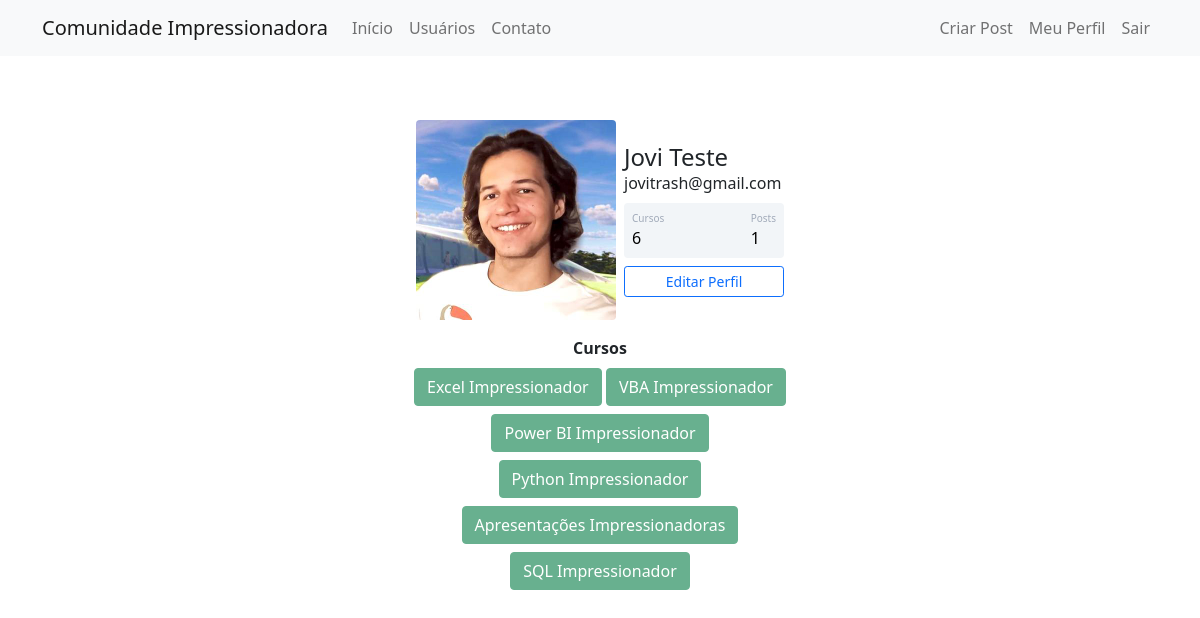
The page /perfil (signed in) on the database its author committed.
### comunidadeimpressionadora/models.py (models this page shows)
class Usuario(database.Model, UserMixin):
    id = database.Column(database.Integer, primary_key=True)
    username = database.Column(database.String, nullable=False)
    email = database.Column(database.String, nullable=False, unique=True)
    senha = database.Column(database.String, nullable=False)
    foto_perfil = database.Column(database.String, default='default.jpg')
    posts = database.relationship('Post', backref='autor', lazy=True)
    cursos = database.Column(database.String, nullable=False, default='Não Informado')
    def contar_posts(self):
        return len(self.posts)

### comunidadeimpressionadora/routes.py (the view)
@app.route('/perfil')
@login_required
def perfil():
    foto_perfil = url_for('static', filename='fotos_perfil/{}'.format(current_user.foto_perfil))
    return render_template('perfil.html', foto_perfil=foto_perfil)

### comunidadeimpressionadora/models.py (called while the page is built)
@login_manager.user_loader
def load_usuario(id_usuario):
    return Usuario.query.get(int(id_usuario))

### comunidadeimpressionadora/templates/perfil.html (shortened to what this page needs)
{% extends 'base.html' %}
{% block body %}
    <div class="container mt-5 d-flex justify-content-center">
        <div class="card p-3">
            <div class="d-flex align-items-center">
                <div class="image pe-2"> <img src="{{ foto_perfil }}" class="rounded" width="200"> </div>
                <div class="ml-3 w-100">
                    <h4 class="mb-0 mt-0">{{ current_user.username }}</h4> <span>{{ current_user.email }}</span>
                    <div class="p-2 mt-2 bg-primary d-flex justify-content-between rounded text-white stats">
                        {% if 'Não Informado' in current_user.cursos %}
                            <div class="d-flex flex-column"> <span class="articles">Cursos</span> <span class="number1">0</span> </div>
                        {% else %}
                            <div class="d-flex flex-column"> <span class="articles">Cursos</span> <span class="number1">{{ current_user.cursos.count(';') + 1 }}</span> </div>
                        {% endif %}
                        <div class="d-flex flex-column"> <span class="rating">Posts</span> <span class="number3">{{ current_user.contar_posts() }}</span> </div>
                    </div>
                    <div class="button mt-2 d-flex flex-row align-items-center">
                        <a class="w-100" href="{{ url_for('editar_perfil') }}">
                            <button class="btn btn-sm btn-outline-primary w-100">Editar Perfil</button>
                        </a>
                    </div>
                </div>
            </div>
        </div>
    </div>
    <div class="row justify-content-center">
        <div class="col col-4" style="text-align: center">
            <strong>Cursos</strong><br>
            {% for curso in current_user.cursos.split(';') %}
                <button type="button" class="btn btn-success mt-2" disabled>{{ curso }}</button>
            {% endfor %}
        </div>
    </div>
{% endblock %}

### comunidadeimpressionadora/static/main.css (style rules this page uses)
.card { width: 400px; border: none; border-radius: 10px; background-color: #fff }
.stats { background: #f2f5f8 !important; color: #000 !important }
.articles { font-size: 10px; color: #a1aab9 }
.number1 { font-weight: 500 }
.rating { font-size: 10px; color: #a1aab9 }
.number3 { font-weight: 500 }

### rows shown on the page
Usuario: username "Jovi Teste", email "jovitrash@gmail.com", cursos "6"

### other values the page prints
{{ current_user.contar_posts() }} "1"
{{ curso }} "Excel Impressionador" "VBA Impressionador" "Power BI Impressionador" "Python Impressionador" "Apresentações Impressionadoras" "SQL Impressionador"
